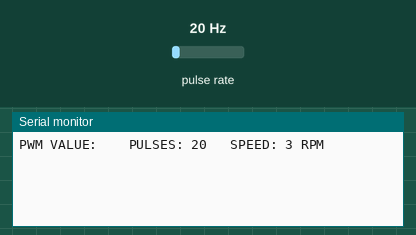
This sketch was run on a simulated Arduino Uno, built with avr-gcc and run on an emulated ATmega328P. Shown: the last lines printed to the serial monitor. Wiring (inferred from the names in the program): pulse sensor: data pin 3. The test bench sets the inputs (shaded band); at power-on: pulse rate 20 Hz.

Above: at 1.2 s.
1.3 s: pulse rate (sensor on pin 3) set to 4 Hz
At 2.6 s:
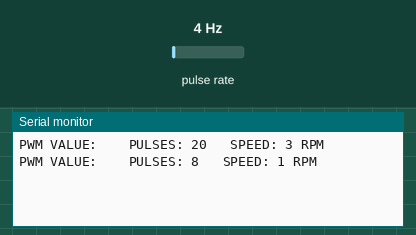
2.8 s: pulse rate (sensor on pin 3) set to 50 Hz
At 3.8 s:
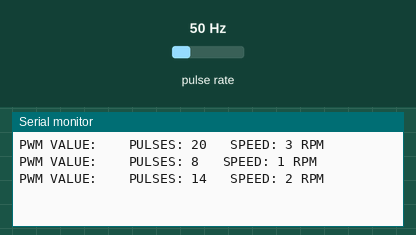
Timing chart, 0 to 5.8 s (numbered marks = the images above; inputs shaded):
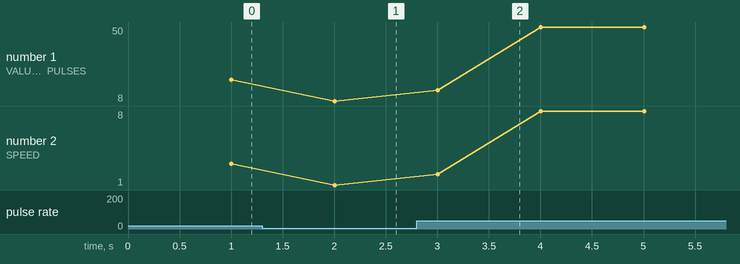

Measured:
- after the input at 1.3 s, the serial monitor: prints a new line after 0.70 s (image 1)
- after the input at 2.8 s, the serial monitor: prints a new line after 0.20 s (image 2)
- plotted number 1: 20 → 8 after the input at 1.3 s, 8 → 50 after the input at 2.8 s
- plotted number 2: 3 → 1 after the input at 1.3 s

The sketch:

encoder_25-12.ino
```cpp
 /*
  Gearmotor Rotary Encoder Test
  motor-encoder-rpm.ino
  Read pulses from motor encoder to calculate speed
  Control speed with potentiometer
  Displays results on Serial Monitor
  Use Cytron MD10C PWM motor controller
  DroneBot Workshop 2019
  https://dronebotworkshop.com
*/

// Motor encoder output pulse per rotation (change as required)
#define ENC_COUNT_REV 374

// Encoder output to Arduino Interrupt pin
#define ENC_IN 3


// Pulse count from encoder
volatile long encoderValue = 0;

// One-second interval for measurements
int interval = 1000;

// Counters for milliseconds during interval
long previousMillis = 0;
long currentMillis = 0;

// Variable for RPM measuerment
int rpm = 0;


void setup()
{
  // Setup Serial Monitor
  Serial.begin(9600);

  // Set encoder as input with internal pullup
  pinMode(ENC_IN, INPUT_PULLUP);

  // Attach interrupt
  attachInterrupt(digitalPinToInterrupt(ENC_IN), updateEncoder, RISING);

  // Setup initial values for timer
  previousMillis = millis();
}

void loop()
{


  // Update RPM value every second
  currentMillis = millis();
  if (currentMillis - previousMillis > interval) {
    previousMillis = currentMillis;


    // Calculate RPM
    rpm = (float)(encoderValue * 60 / ENC_COUNT_REV);

    // Only update display when there is a reading

      Serial.print("PWM VALUE: ");
      //Serial.print(motorPwm);
      Serial.print('\t');
      Serial.print(" PULSES: ");
      Serial.print(encoderValue);
      Serial.print('\t');
      Serial.print(" SPEED: ");
      Serial.print(rpm);
      Serial.println(" RPM");


    encoderValue = 0;
  }
}

void updateEncoder()
{
  // Increment value for each pulse from encoder
  encoderValue++;
}
```
